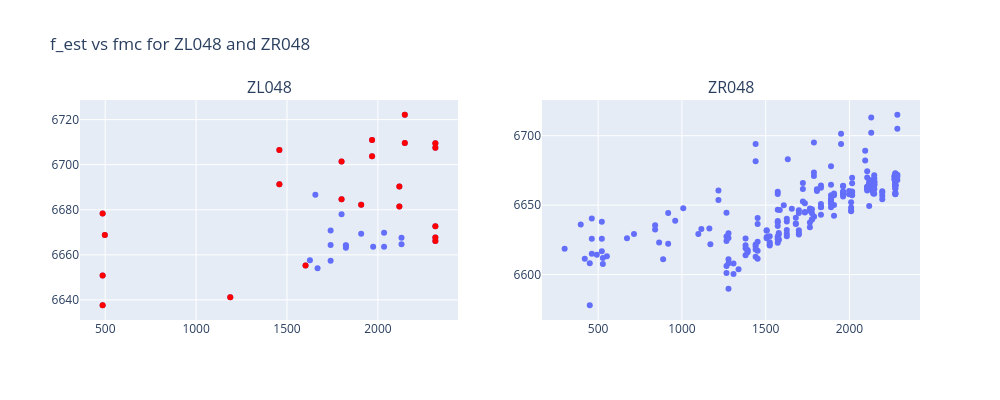

Notebook source saved alongside this figure:
### Code cell
# use plolty to plot f_est against fmc
import plotly.express as px
from plotly.subplots import make_subplots

# zl_outlier_idx = [0, 1, 24, 25, 26, 27, 28, 34, 35, 36, 37]
# zr_outlier_idx = [0,1,2,3,4,5,6,7,8,9,10,11,12,13,14,15,16,17,18,19,
#                   20,21,22,23,24,25,26,31,32,
#                   215, 216, 217, 218, 219, 220, 221,
#                   230, 231,232,234,236,238,239,240,241,242,243,244,245,246,247]
# zl_outlier_idx = [0, 1, 8, 24, 25, 26, 27, 28, 34, 35, 36, 37]
# zr_outlier_idx = [0,1,2,3,4,5,6,7,8,9,10,11,12,13,14,15,16,17,18,19,20,21,22,23,24,25,26,
#                      244,245,246,247]
zl_outlier_idx = [5,6,7,8,9,10,11,21,22,23,24,25,26,27,28,29,32,33,34,35,36,37]
zr_outlier_idx = []

zl_outliers = zl.iloc[zl_outlier_idx,:]
zr_outliers = zr.iloc[zr_outlier_idx,:]

fig = make_subplots(rows=1, cols=2, subplot_titles=["ZL048", "ZR048"])

fig.add_trace(px.scatter(zl, x="fmc", y="f_est", hover_data=[zl.index]).data[0], row=1, col=1)
fig.add_trace(px.scatter(zl_outliers, x="fmc", y="f_est",
                        hover_data=[zl_outliers.index]).update_traces(marker=dict(color="red")).data[0], row=1, col=1)
fig.add_trace(px.scatter(zr, x="fmc", y="f_est", hover_data=[zr.index]).data[0], row=1, col=2)
fig.add_trace(px.scatter(zr_outliers, x="fmc", y="f_est",
                        hover_data=[zr_outliers.index]).update_traces(marker=dict(color="red")).data[0], row=1, col=2)


fig.update_layout(width=1000, height=400, title="f_est vs fmc for ZL048 and ZR048")

### Figure 1 — Plotly figure (JSON) as saved in the notebook; plotly's stock layout.template omitted (floating-point values rounded to 4 significant figures; data arrays with more than 128 entries replaced by an {"elided": "..."} marker saying what was removed)
{"data": [{"customdata": [[0], [1], [2], [3], [4], [5], [6], [7], [8], [9], [10], [11], [12], [13], [14], [15], [16], [17], [18], [19], [20], [21], [22], [23], [24], [25], [26], [27], [28], [29], [30], [31], [32], [33], [34], [35], [36], [37]], "hovertemplate": "fmc=%{x}<br>f_est=%{y}<br>index=%{customdata[0]}<extra></extra>", "legendgroup": "", "marker": {"color": "#636efa", "symbol": "circle"}, "mode": "markers", "name": "", "orientation": "v", "showlegend": false, "type": "scatter", "x": [2130, 2130, 1974, 2034, 2034, 2118, 2118, 2148, 2148, 1968, 1968, 1908, 1908, 1824, 1824, 1824, 1668, 1740, 1740, 1740, 1800, 1800, 1800, 2316, 2316, 2316, 2316, 2316, 1188, 1602, 1656, 1626, 1458, 1458, 486, 498, 486, 486], "xaxis": "x", "y": [6668.0, 6665.0, 6664.0, 6664.0, 6670.0, 6681.0, 6690.0, 6710.0, 6722.0, 6711.0, 6704.0, 6682.0, 6669.0, 6664.0, 6663.0, 6664.0, 6654.0, 6657.0, 6664.0, 6671.0, 6678.0, 6685.0, 6701.0, 6666.0, 6710.0, 6668.0, 6708.0, 6673.0, 6641.0, 6655.0, 6687.0, 6658.0, 6706.0, 6691.0, 6678.0, 6669.0, 6638.0, 6651.0], "yaxis": "y"}, {"customdata": [[5], [6], [7], [8], [9], [10], [11], [21], [22], [23], [24], [25], [26], [27], [28], [29], [32], [33], [34], [35], [36], [37]], "hovertemplate": "fmc=%{x}<br>f_est=%{y}<br>index=%{customdata[0]}<extra></extra>", "legendgroup": "", "marker": {"color": "red", "symbol": "circle"}, "mode": "markers", "name": "", "orientation": "v", "showlegend": false, "type": "scatter", "x": [2118, 2118, 2148, 2148, 1968, 1968, 1908, 1800, 1800, 2316, 2316, 2316, 2316, 2316, 1188, 1602, 1458, 1458, 486, 498, 486, 486], "xaxis": "x", "y": [6681.0, 6690.0, 6710.0, 6722.0, 6711.0, 6704.0, 6682.0, 6685.0, 6701.0, 6666.0, 6710.0, 6668.0, 6708.0, 6673.0, 6641.0, 6655.0, 6706.0, 6691.0, 6678.0, 6669.0, 6638.0, 6651.0], "yaxis": "y"}, {"customdata": {"elided": "248x1 int values"}, "hovertemplate": "fmc=%{x}<br>f_est=%{y}<br>index=%{customdata[0]}<extra></extra>", "legendgroup": "", "marker": {"color": "#636efa", "symbol": "circle"}, "mode": "markers", "name": "", "orientation": "v", "showlegend": false, "type": "scatter", "x": {"elided": "248 int values"}, "xaxis": "x2", "y": {"elided": "248 float values"}, "yaxis": "y2"}, {"customdata": [], "hovertemplate": "fmc=%{x}<br>f_est=%{y}<br>index=%{customdata[0]}<extra></extra>", "legendgroup": "", "marker": {"color": "red", "symbol": "circle"}, "mode": "markers", "name": "", "orientation": "v", "showlegend": false, "type": "scatter", "x": [], "xaxis": "x2", "y": [], "yaxis": "y2"}], "layout": {"annotations": [{"font": {"size": 16}, "showarrow": false, "text": "ZL048", "x": 0.225, "xanchor": "center", "xref": "paper", "y": 1, "yanchor": "bottom", "yref": "paper"}, {"font": {"size": 16}, "showarrow": false, "text": "ZR048", "x": 0.775, "xanchor": "center", "xref": "paper", "y": 1, "yanchor": "bottom", "yref": "paper"}], "height": 400, "title": {"text": "f_est vs fmc for ZL048 and ZR048"}, "width": 1000, "xaxis": {"anchor": "y", "domain": [0, 0.45]}, "xaxis2": {"anchor": "y2", "domain": [0.55, 1]}, "yaxis": {"anchor": "x", "domain": [0, 1]}, "yaxis2": {"anchor": "x2", "domain": [0, 1]}}}
